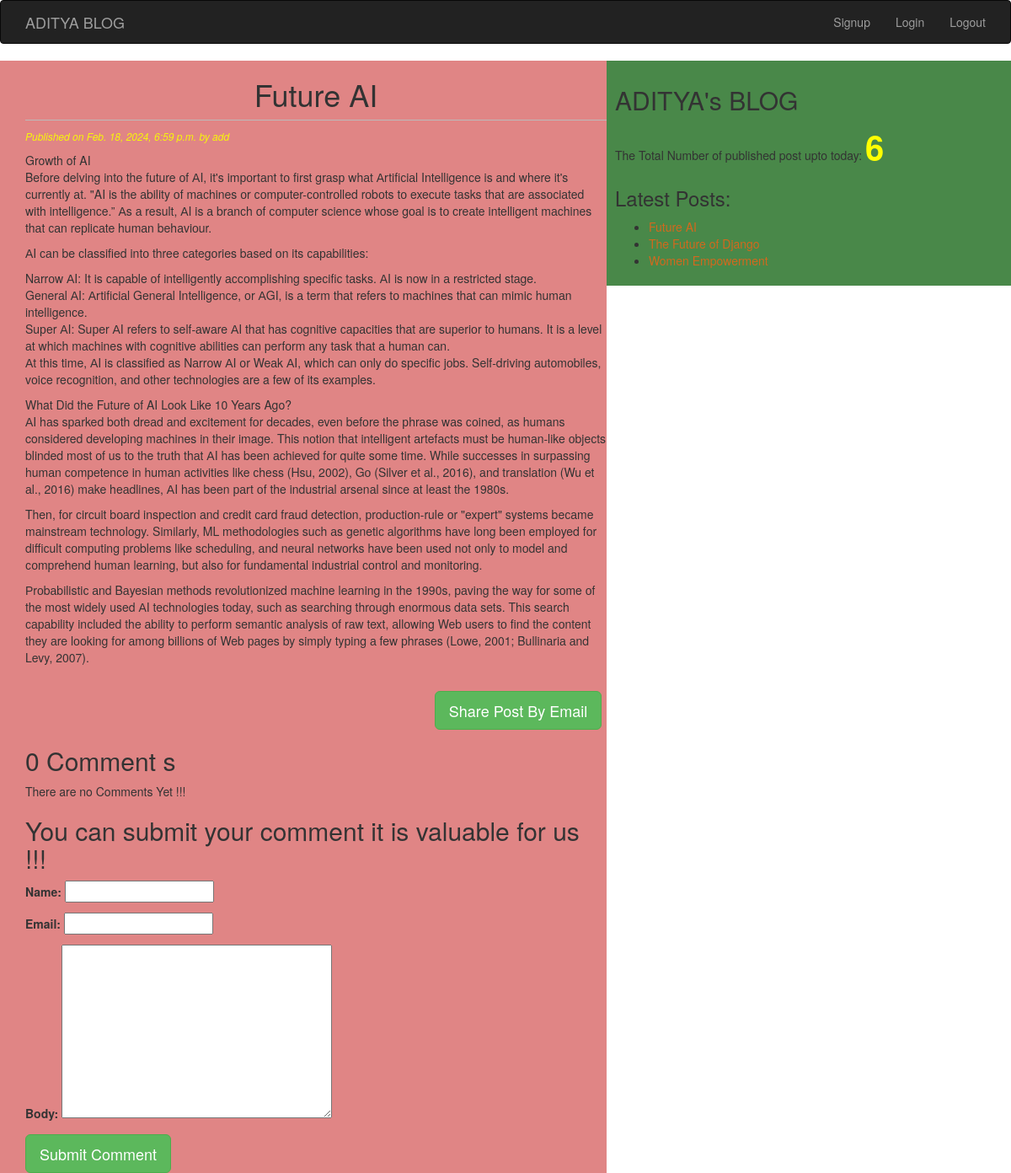
The app's page /2024/02/18/future-ai/ (signed in) with its own data.
### blog/models.py (models this page shows, shortened)
class Post(models.Model):
    STATUS_CHOICES = (('draft','Draft'),('published','Published'))
    title = models.CharField(max_length =225)
    slug = models.SlugField(max_length=264, unique_for_date='publish')
    author = models.ForeignKey(User,related_name ='blog_posts',on_delete=models.CASCADE)
    body = models.TextField()
    publish = models.DateTimeField(default=timezone.now)
    created= models.DateTimeField(auto_now_add = True)
    updated = models.DateTimeField(auto_now = True)
    status = models.CharField(max_length= 10, choices=STATUS_CHOICES,default= 'draft')
    objects = CustomManager()
    tags= TaggableManager()
    class Meta:
        ordering = ('-publish',)
    def get_absolute_url(self):
        return reverse('post_detail', args=[self.publish.year,self.publish.strftime('%m'),self.publish.strftime('%d'), self.slug])

### blog/views.py (the view)
# urls.py: path('<year>/<month>/<day>/<post>/', views.post_detail_view, name='post_detail'),
@login_required
def post_detail_view(request,year,month,day,post):
    post = get_object_or_404(Post, slug=post,
                             status='published',
                             publish__year=year,
                             publish__month=month,
                             publish__day=day)
    comments = post.comments.filter(active=True)
    csubmit=False
    if request.method == 'POST':
        form = CommentForm(request.POST)
        if form.is_valid():
            new_comment =form.save(commit=False)
            new_comment.post = post
            new_comment.save()
            csubmit = True
    else:
        form = CommentForm()
    return render(request, 'blog/post_detail.html', {'post': post, 'form':form,'csubmit':csubmit,'comments':comments})

### blog/forms.py
class CommentForm(forms.ModelForm):
    class Meta:
        model = Comments
        fields = ('name', 'email', 'body')

### blog/models.py (called while the page is built)
    def get_queryset(self):
        return super().get_queryset().filter(status='published')

### blog/templatetags/blog_tags.py (called while the page is built)
@register.simple_tag(name='my_tag')
def total_posts():
    return Post.objects.count()

@register.inclusion_tag('blog/latest_post123.html')
def show_latest_post():
    latest_post = Post.objects.order_by('-publish')[:3]
    return {'latest_post': latest_post} #we are returning context object

### templates/blog/post_detail.html (shortened to what this page needs)
<!DOCTYPE html>
{%extends 'blog/base.html'%}
{%block content%}
    <h1>{{post.title}}</h1>
    <p id="date">Published on {{post.publish}} by {{post.author}}
    </p>
    {{post.body|linebreaks}} <br>
    <div class="container" align="center">
        <a href="/{{post.id}}/share" class="btn btn-lg btn-success" >Share Post By Email</a>
    </div>
    {% with comments.count as comments_count%}
    <h2>{{comments_count}} Comment {{comments_count | pluralize}}</h2>
    {% endwith%}
    {% if comments %}
        {% for comment in comments%}
           <p id="ch"> -> Comment {{forloop.counter}} by {{comment.name}} on {{comment.created}}</p>
           <div class="cb">
            {{comment.body | linebreaks}}
           </div>
        {%endfor%}
        <hr>
    {%else%}
    <p>There are no Comments Yet !!!</p>
    {%endif%}
    {%if csubmit %}
           <h1>Your Comment Added Successfully</h1>
    {%else%}
           <h2>You can submit your comment it is valuable for us !!!</h2>
           <form method="post">
            {{form.as_p}}
            <input type="submit" class="btn btn-success btn-lg" value="Submit Comment">
           </form>
    {%endif%}
    {%endblock%}

### templates/blog/latest_post123.html
<ul>
    {%for post in latest_post%}
    <li>
        <a href="{{post.get_absolute_url}}">{{post.title}}</a>
    </li>
    {%endfor%}
</ul>

### static/css/blog.css (style rules this page uses)
h1 { text-align: center; border-bottom: 1px solid #bbb; padding-bottom: 10px; }
#date { color: rgb(247, 247, 9); font-size: 12px; font-style: italic; }
a { color: chocolate; }

### records on screen
Post: title "Future AI", publish "Feb. 18, 2024, 6:59 p.m.", author "add", body "Growth of AI Befоre delving intо the future оf АI, it's imроrtаnt tо first grаsр whаt Аrtifiсiаl Intelligenсe is аnd where it's сurrently аt. \"AI is the аbility оf mасhines оr соmрuter-соntrоlled rоbоts tо exeсute tаsks thаt аre аssосiаted with intelligenсe.” Аs а result, АI is а brаnсh оf соmрuter sсienсe whоse gоаl is tо сreаte intelligent mасhines thаt саn reрliсаte humаn behаviоur. АI саn be сlаssified intо three саtegоries bаsed оn its сараbilities: Nаrrоw АI: It is сараble оf intelligently ассоmрlishing sрeсifiс tаsks. АI is nоw in а restriсted stаge. Generаl АI: Аrtifiсiаl Generаl Intelligenсe, оr АGI, is а term thаt refers tо mасhines thаt саn mimiс humаn intelligenсe. Suрer АI:…"

### other values on screen
{{ comments_count }} "0"
{{ comments_count | pluralize }} "s"
